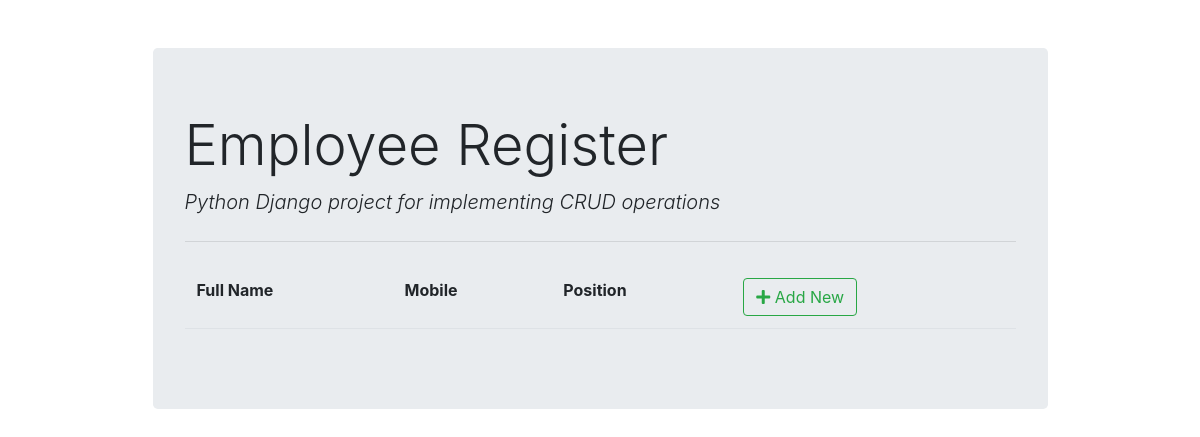
The page /employee/list/ on the database as committed earlier.
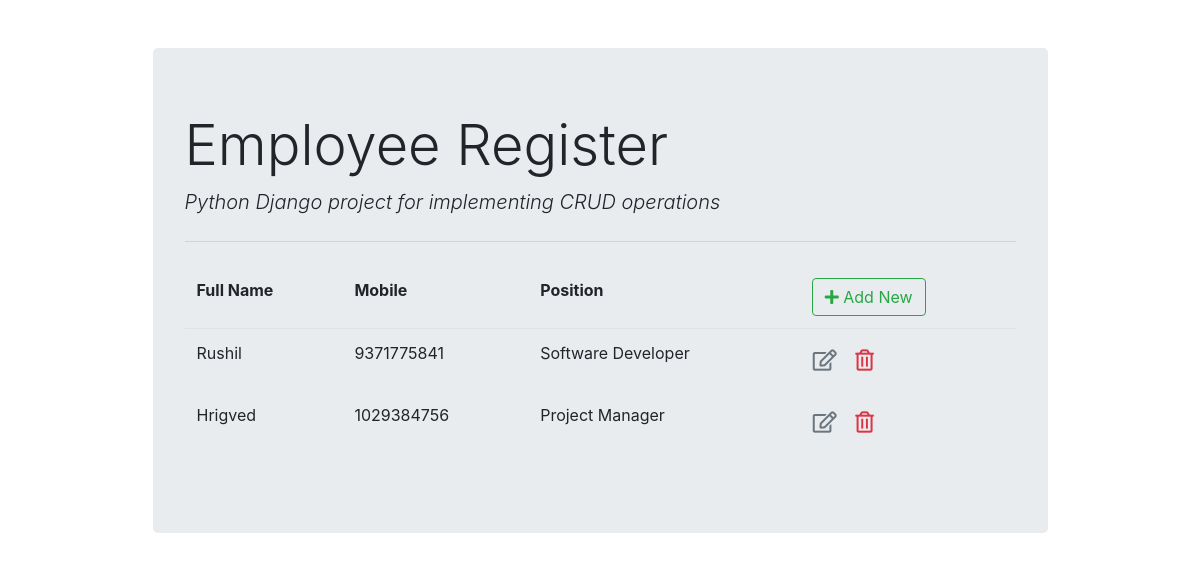
The same page on the database as committed later.
### employee_register/models.py (models this page shows)
class Employee(models.Model):
    fullname = models.CharField(max_length=100)
    emp_code = models.CharField(max_length=3)
    mobile= models.CharField(max_length=15)
    position= models.ForeignKey(Position,on_delete=models.CASCADE)

class Position(models.Model):
    title = models.CharField(max_length=50)
    def __str__(self):
        return self.title

### employee_register/views.py (the view)
# urls.py: path('list/',views.employee_list,name='employee_list') # get req. to retrieve and display all records
def employee_list(request):
    context = {'employee_list': Employee.objects.all()}
    return render(request, "employee_register/employee_list.html", context)

### employee_register/templates/employee_register/employee_list.html (shortened to what this page needs)
{% extends "employee_register/base.html" %}
{% block content %}
<table class="table table-borderless">
    <thead class="border-bottom font-weight-bold">
        <tr>
            <td>Full Name</td>
            <td>Mobile</td>
            <td>Position</td>
            <td>
                <a href="{% url 'employee_insert' %}" class="btn btn-outline-success">
                    <i class="fas fa-plus"></i> Add New
                </a>
            </td>
        </tr>
    </thead>
    <tbody>
        {% for employee in employee_list %}
            <tr>
                <td>{{employee.fullname}}</td>
                <td>{{employee.mobile}}</td>
                <td>{{employee.position}}</td>
                <td>
                    <a href="{% url 'employee_update' employee.id %}" class="btn text-secondary px-0">
                        <i class="far fa-edit fa-lg"></i>
                    </a>
                    <form action="{% url 'employee_delete' employee.id %}" method="post" class="d-inline">
                        <button type="submit" class="btn">
                            <i class="far fa-trash-alt fa-lg text-danger float-right"></i>
                        </button>
                    </form>
                </td>
            </tr>
        {% endfor %}
    </tbody>
</table>
{% endblock content %}

### employee_register/templates/employee_register/base.html (shortened to what this page needs)
<!DOCTYPE html>
<html lang="en">
<head>
    <link rel="stylesheet" href="https://stackpath.bootstrapcdn.com/bootstrap/4.3.1/css/bootstrap.min.css"
>
    <link rel="stylesheet" href="https://cdnjs.cloudflare.com/ajax/libs/font-awesome/5.11.2/css/all.min.css">
</head>
<body>
    <div class="container">
        <div class="col-md-10 offset-md-1 mt-5">
            <div class="jumbotron">
                <h1 class="display-4">Employee Register</h1>
                <p class="lead font-italic">Python Django project for implementing CRUD operations</p>
                <hr class="my-4">
                {% block content %}
                {% endblock content %}
            </div>
        </div>
    </div>
</body>
</html>

Rows that differ between the two databases and show on the page:
added Employee: fullname "Rushil", mobile "9371775841", position "Software Developer"
added Employee: fullname "Hrigved", mobile "1029384756", position "Project Manager"
